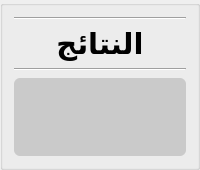
           <widget class="QGroupBox" name="groupBox_6">
            <property name="title">
             <string/>
            </property>
            <layout class="QVBoxLayout" name="verticalLayout">
             <property name="spacing">
              <number>7</number>
             </property>
             <item>
              <widget class="Line" name="line_24">
               <property name="orientation">
                <enum>Qt::Horizontal</enum>
               </property>
              </widget>
             </item>
             <item>
              <widget class="QLabel" name="label_5">
               <property name="font">
                <font>
                 <pointsize>22</pointsize>
                 <weight>75</weight>
                 <bold>true</bold>
                </font>
               </property>
               <property name="text">
                <string>النتائج</string>
               </property>
               <property name="alignment">
                <set>Qt::AlignCenter</set>
               </property>
              </widget>
             </item>
             <item>
              <widget class="Line" name="line_23">
               <property name="orientation">
                <enum>Qt::Horizontal</enum>
               </property>
              </widget>
             </item>
             <item>
              <widget class="QTableWidget" name="twResalt">
               <property name="font">
                <font>
                 <pointsize>16</pointsize>
                 <weight>75</weight>
                 <bold>true</bold>
                </font>
               </property>
               <property name="layoutDirection">
                <enum>Qt::RightToLeft</enum>
               </property>
               <property name="styleSheet">
                <string notr="true">QTableWidget{
 background-color:rgba(66,66,66,20%);
border-radius: 6;
padding: 3px;
padding-left: 5px;
padding-right: 5px;
color: #000;
}
QTableWidget:item:hover{
	background-color: white;
	color: #000;
}

QTableWidget:item:selected
{
	background-color: white;
	color: #000;
}


</string>
               </property>
               <property name="sizeAdjustPolicy">
                <enum>QAbstractScrollArea::AdjustToContents</enum>
               </property>
               <property name="editTriggers">
                <set>QAbstractItemView::NoEditTriggers</set>
               </property>
               <property name="selectionMode">
                <enum>QAbstractItemView::SingleSelection</enum>
               </property>
               <property name="selectionBehavior">
                <enum>QAbstractItemView::SelectRows</enum>
               </property>
               <property name="gridStyle">
                <enum>Qt::DashLine</enum>
               </property>
               <attribute name="horizontalHeaderDefaultSectionSize">
                <number>131</number>
               </attribute>
               <attribute name="horizontalHeaderStretchLastSection">
                <bool>true</bool>
               </attribute>
              </widget>
             </item>
            </layout>
           </widget>
